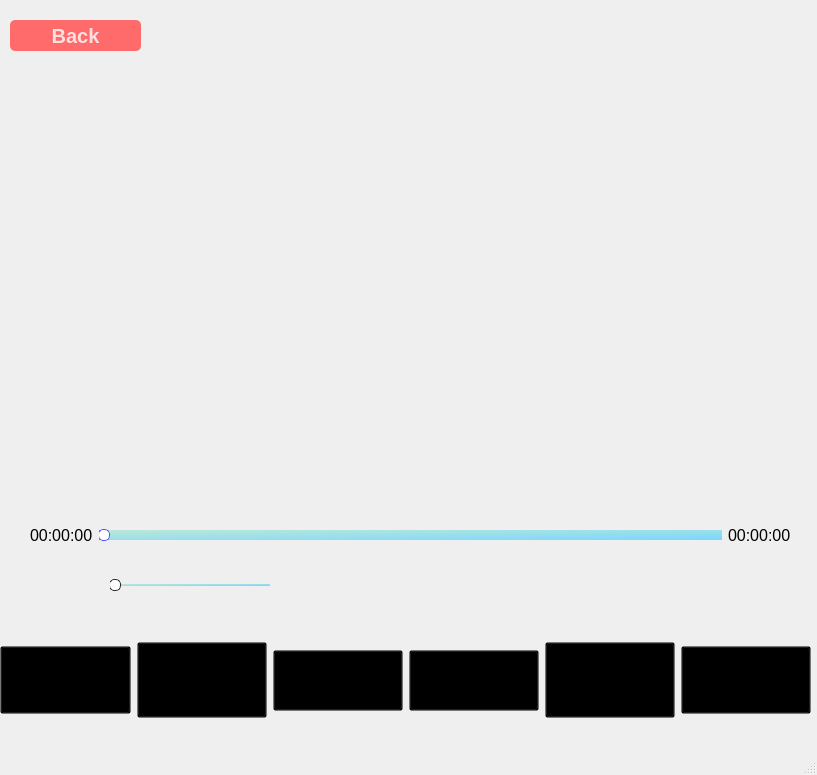
<?xml version="1.0" encoding="UTF-8"?>
<ui version="4.0">
 <class>Second_Screen</class>
 <widget class="QMainWindow" name="Second_Screen">
  <property name="geometry">
   <rect>
    <x>0</x>
    <y>0</y>
    <width>817</width>
    <height>775</height>
   </rect>
  </property>
  <property name="maximumSize">
   <size>
    <width>817</width>
    <height>775</height>
   </size>
  </property>
  <property name="windowTitle">
   <string>MainWindow</string>
  </property>
  <widget class="QWidget" name="centralwidget">
   <widget class="QLabel" name="background">
    <property name="geometry">
     <rect>
      <x>0</x>
      <y>0</y>
      <width>811</width>
      <height>751</height>
     </rect>
    </property>
    <property name="text">
     <string/>
    </property>
    <property name="pixmap">
     <pixmap>../Images/5655049.jpg</pixmap>
    </property>
    <property name="scaledContents">
     <bool>true</bool>
    </property>
   </widget>
   <widget class="QWidget" name="horizontalLayoutWidget">
    <property name="geometry">
     <rect>
      <x>0</x>
      <y>610</y>
      <width>811</width>
      <height>141</height>
     </rect>
    </property>
    <layout class="QHBoxLayout" name="horizontalLayout">
     <item>
      <widget class="QPushButton" name="repeat">
       <property name="font">
        <font>
         <pointsize>40</pointsize>
        </font>
       </property>
       <property name="styleSheet">
        <string notr="true">QPushButton#repeat{
	background-color: rgba(0,0, 0, 0);
	color: rgba(85, 98, 112, 255);
}
QPushButton#repeat:hover{
	color: rgba(131, 96, 53, 255);
}
QPushButton#repeat:pressed{
	padding-left: 5px;
	padding-top: 5px;
	color: rgba(91, 88, 53, 255);
}</string>
       </property>
       <property name="text">
        <string/>
       </property>
       <property name="icon">
        <iconset>
         <normaloff>../Images/repeatbtn.png</normaloff>../Images/repeatbtn.png</iconset>
       </property>
       <property name="iconSize">
        <size>
         <width>60</width>
         <height>60</height>
        </size>
       </property>
      </widget>
     </item>
     <item>
      <widget class="QPushButton" name="preButton">
       <property name="font">
        <font>
         <family>Arial</family>
         <pointsize>45</pointsize>
         <weight>75</weight>
         <italic>false</italic>
         <bold>true</bold>
        </font>
       </property>
       <property name="styleSheet">
        <string notr="true">QPushButton#preButton{
	background-color: rgba(0,0, 0, 0);
	color: rgba(85, 98, 112, 255);
}
QPushButton#preButton:hover{
	color: rgba(131, 96, 53, 255);
}
QPushButton#preButton:pressed{
	padding-left: 5px;
	padding-top: 5px;
	color: rgba(91, 88, 53, 255);
}</string>
       </property>
       <property name="text">
        <string/>
       </property>
       <property name="icon">
        <iconset>
         <normaloff>../Images/previous.png</normaloff>../Images/previous.png</iconset>
       </property>
       <property name="iconSize">
        <size>
         <width>60</width>
         <height>60</height>
        </size>
       </property>
      </widget>
     </item>
     <item>
      <widget class="QPushButton" name="playButton1">
       <property name="font">
        <font>
         <family>Arial</family>
         <pointsize>35</pointsize>
        </font>
       </property>
       <property name="styleSheet">
        <string notr="true">QPushButton#playButton1{
	background-color: rgba(0,0, 0, 0);
	color: rgba(85, 98, 112, 255);
}
QPushButton#playButton1:hover{
	color: rgba(131, 96, 53, 255);
}
QPushButton#playButton1:pressed{
	padding-left: 5px;
	padding-top: 5px;
	color: rgba(91, 88, 53, 255);
}</string>
       </property>
       <property name="text">
        <string/>
       </property>
       <property name="icon">
        <iconset>
         <normaloff>../Images/play.png</normaloff>../Images/play.png</iconset>
       </property>
       <property name="iconSize">
        <size>
         <width>70</width>
         <height>60</height>
        </size>
       </property>
      </widget>
     </item>
     <item>
      <widget class="QPushButton" name="pauseButton">
       <property name="font">
        <font>
         <family>Arial</family>
         <pointsize>35</pointsize>
         <weight>75</weight>
         <italic>true</italic>
         <bold>true</bold>
        </font>
       </property>
       <property name="styleSheet">
        <string notr="true">QPushButton#pauseButton{
	background-color: rgba(0,0, 0, 0);
	color: rgba(85, 98, 112, 255);
}
QPushButton#pauseButton:hover{
	color: rgba(131, 96, 53, 255);
}
QPushButton#pauseButton:pressed{
	padding-left: 5px;
	padding-top: 5px;
	color: rgba(91, 88, 53, 255);
}</string>
       </property>
       <property name="text">
        <string/>
       </property>
       <property name="icon">
        <iconset>
         <normaloff>../Images/pausebtn.png</normaloff>../Images/pausebtn.png</iconset>
       </property>
       <property name="iconSize">
        <size>
         <width>60</width>
         <height>60</height>
        </size>
       </property>
      </widget>
     </item>
     <item>
      <widget class="QPushButton" name="nextButton">
       <property name="font">
        <font>
         <pointsize>45</pointsize>
         <weight>75</weight>
         <bold>true</bold>
        </font>
       </property>
       <property name="styleSheet">
        <string notr="true">QPushButton#nextButton{
	background-color: rgba(0,0, 0, 0);
	color: rgba(85, 98, 112, 255);
}
QPushButton#nextButton:hover{
	color: rgba(131, 96, 53, 255);
}
QPushButton#nextButton:pressed{
	padding-left: 5px;
	padding-top: 5px;
	color: rgba(91, 88, 53, 255);
}</string>
       </property>
       <property name="text">
        <string/>
       </property>
       <property name="icon">
        <iconset>
         <normaloff>../Images/next.png</normaloff>../Images/next.png</iconset>
       </property>
       <property name="iconSize">
        <size>
         <width>60</width>
         <height>60</height>
        </size>
       </property>
      </widget>
     </item>
     <item>
      <widget class="QPushButton" name="shuffleButton">
       <property name="font">
        <font>
         <pointsize>39</pointsize>
        </font>
       </property>
       <property name="styleSheet">
        <string notr="true">QPushButton#shuffleButton{
	background-color: rgba(0,0, 0, 0);
	color: rgba(85, 98, 112, 255);
}
QPushButton#shuffleButton:hover{
	color: rgba(131, 96, 53, 255);
}
QPushButton#shuffleButton:pressed{
	padding-left: 5px;
	padding-top: 5px;
	color: rgba(91, 88, 53, 255);
}</string>
       </property>
       <property name="text">
        <string/>
       </property>
       <property name="icon">
        <iconset>
         <normaloff>../Images/shuffle.png</normaloff>../Images/shuffle.png</iconset>
       </property>
       <property name="iconSize">
        <size>
         <width>50</width>
         <height>50</height>
        </size>
       </property>
      </widget>
     </item>
    </layout>
   </widget>
   <widget class="QPushButton" name="backButton1">
    <property name="geometry">
     <rect>
      <x>10</x>
      <y>20</y>
      <width>131</width>
      <height>31</height>
     </rect>
    </property>
    <property name="font">
     <font>
      <pointsize>15</pointsize>
      <weight>75</weight>
      <bold>true</bold>
     </font>
    </property>
    <property name="styleSheet">
     <string notr="true">QPushButton#backButton1{
background-color:rgba(255,107,107,255);
color:rgba(255,255,255,200);
border-radius:5px;
}
QPushButton#backButton1:pressed{
padding-left:5px;
padding-top:5px;
background-color:rgba(255,84,84,200);
background-position:calc(100%-10px)center;
}
QPushButton#backButton1:hover{
background-color: qlineargradient(spread:pad, x1:0, y1:0.505682, x2:1, y2:0.477, stop:0 rgba(255, 107, 107, 255), stop:1 rgba(244, 168, 168, 219));
}
</string>
    </property>
    <property name="text">
     <string>Back</string>
    </property>
   </widget>
   <widget class="QWidget" name="horizontalLayoutWidget_2">
    <property name="geometry">
     <rect>
      <x>30</x>
      <y>510</y>
      <width>761</width>
      <height>51</height>
     </rect>
    </property>
    <layout class="QHBoxLayout" name="timebox">
     <item>
      <widget class="QLabel" name="start_time">
       <property name="font">
        <font>
         <pointsize>12</pointsize>
        </font>
       </property>
       <property name="text">
        <string>00:00:00</string>
       </property>
      </widget>
     </item>
     <item>
      <widget class="QSlider" name="Slider">
       <property name="font">
        <font>
         <strikeout>false</strikeout>
         <kerning>true</kerning>
        </font>
       </property>
       <property name="styleSheet">
        <string notr="true">QSlider::groove:horizontal {
	border-radius: 1px solid;
	height: 10px;
	background-color: rgb(153, 153, 153);
}
QSlider::handle:horizontal {
	background-color: rgb(255, 255, 255);
	width: 10px;
	margin: -1px -1px;
	border-radius: 5px;
	border: 1px solid rgb(85, 85, 255);
}
QSlider::add-page:horizontal {
	background-color: qlineargradient(x1:0, y1:0, x2:1, y2:1, stop:0 rgba(188, 231, 215, 255), stop:1 rgba(122, 215, 255, 255));
}
QSlider::sub-page:horizontal {
	background-color: qlineargradient(x1:1, y1:0.585, x2:0, y2:0.556818, stop:0 rgba(132, 76, 171, 255), stop:1 rgba(122, 130, 255, 255));
}
QSlider::handle:horizontal:hover {
	background-color: rgb(112, 128, 144);
	border-color: rgb(112, 128, 144);
}</string>
       </property>
       <property name="orientation">
        <enum>Qt::Horizontal</enum>
       </property>
      </widget>
     </item>
     <item>
      <widget class="QLabel" name="end_time">
       <property name="font">
        <font>
         <pointsize>12</pointsize>
        </font>
       </property>
       <property name="text">
        <string>00:00:00</string>
       </property>
      </widget>
     </item>
    </layout>
   </widget>
   <widget class="QLabel" name="PlayListImage">
    <property name="geometry">
     <rect>
      <x>240</x>
      <y>90</y>
      <width>330</width>
      <height>330</height>
     </rect>
    </property>
    <property name="maximumSize">
     <size>
      <width>330</width>
      <height>330</height>
     </size>
    </property>
    <property name="styleSheet">
     <string notr="true">border-radius: 20px;</string>
    </property>
    <property name="text">
     <string/>
    </property>
    <property name="pixmap">
     <pixmap>../Images/listimg.jpg</pixmap>
    </property>
    <property name="scaledContents">
     <bool>true</bool>
    </property>
   </widget>
   <widget class="QLabel" name="CurrentSong">
    <property name="geometry">
     <rect>
      <x>0</x>
      <y>440</y>
      <width>811</width>
      <height>41</height>
     </rect>
    </property>
    <property name="font">
     <font>
      <family>Times New Roman</family>
      <pointsize>12</pointsize>
      <weight>50</weight>
      <bold>false</bold>
     </font>
    </property>
    <property name="text">
     <string/>
    </property>
   </widget>
   <widget class="QListWidget" name="musicPlaying">
    <property name="geometry">
     <rect>
      <x>620</x>
      <y>90</y>
      <width>121</width>
      <height>121</height>
     </rect>
    </property>
    <property name="styleSheet">
     <string notr="true">background-color: rgba(0, 0, 0, 0);</string>
    </property>
   </widget>
   <widget class="QSlider" name="volumeSlider">
    <property name="geometry">
     <rect>
      <x>110</x>
      <y>570</y>
      <width>160</width>
      <height>31</height>
     </rect>
    </property>
    <property name="styleSheet">
     <string notr="true">QSlider::groove:horizontal {
	border-radius: 1px solid;
	height: 2px;
	background-color: rgb(42, 42, 42);
}
QSlider::handle:horizontal {
	background-color: rgb(255, 255, 255);
	width: 10px;
	margin: -5px -1px;
	border-radius: 5px;
	border: 1px solid rgb(42, 42, 42);
}QSlider::add-page:horizontal {
	background-color: qlineargradient(x1:0, y1:0, x2:1, y2:1, stop:0 rgba(188, 231, 215, 255), stop:1 rgba(122, 215, 255, 255));
}
QSlider::sub-page:horizontal {
	background-color: qlineargradient(x1:1, y1:0.585, x2:0, y2:0.556818, stop:0 rgba(132, 76, 171, 255), stop:1 rgba(122, 130, 255, 255));
}
QSlider::handle:horizontal:hover {
	background-color: rgb(112, 128, 144);
	border-color: rgb(112, 128, 144);
}</string>
    </property>
    <property name="orientation">
     <enum>Qt::Horizontal</enum>
    </property>
   </widget>
   <widget class="QLabel" name="label">
    <property name="geometry">
     <rect>
      <x>50</x>
      <y>570</y>
      <width>30</width>
      <height>30</height>
     </rect>
    </property>
    <property name="maximumSize">
     <size>
      <width>30</width>
      <height>30</height>
     </size>
    </property>
    <property name="text">
     <string/>
    </property>
    <property name="pixmap">
     <pixmap>../Images/volumel.png</pixmap>
    </property>
    <property name="scaledContents">
     <bool>true</bool>
    </property>
   </widget>
  </widget>
  <widget class="QMenuBar" name="menubar">
   <property name="geometry">
    <rect>
     <x>0</x>
     <y>0</y>
     <width>817</width>
     <height>26</height>
    </rect>
   </property>
  </widget>
  <widget class="QStatusBar" name="statusbar"/>
 </widget>
 <resources/>
 <connections/>
</ui>
